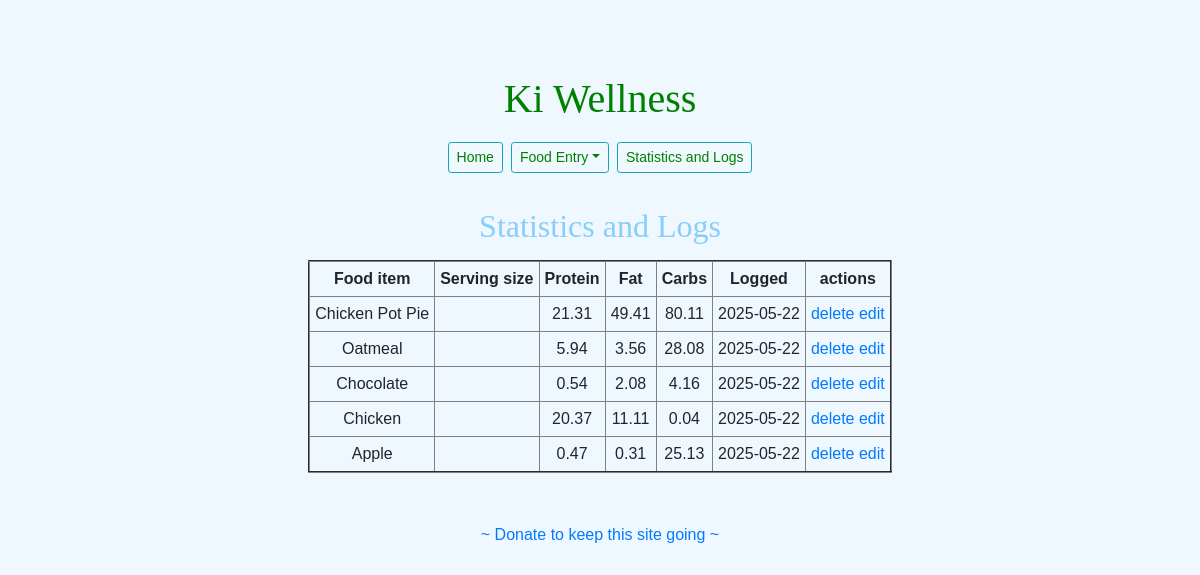
The page /display_stats on the database as committed earlier.
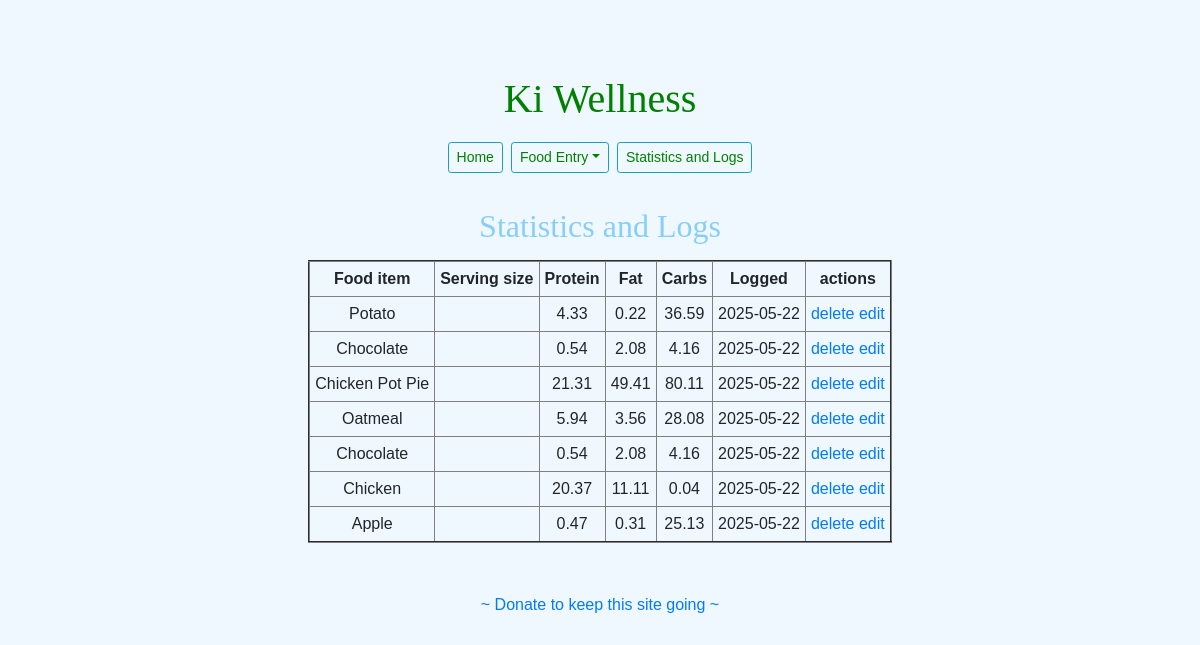
The same page on the database as committed later.
### models.py (models this page shows, shortened)
class FoodEntry(db.Model):
    __tablename__ = 'food_entry'
    id = db.Column(db.Integer, primary_key=True)
    food = db.Column(db.String(100), nullable=False)
    calories = db.Column(db.Integer, nullable=False)
    protein = db.Column(db.Float, nullable=True)
    fat = db.Column(db.Float, nullable=True)
    carbs = db.Column(db.Float, nullable=True)
    date = db.Column(db.DateTime, default=datetime.utcnow)

### Utils/display_stats.py (the view)
@display_stats_routes.route("/display_stats", methods=["GET", "POST"])
def display_stats():
    entries = FoodEntry.query.order_by(FoodEntry.date.desc()).all()
    return render_template('display_stats.html', entries=entries)

### templates/display_stats.html
{% extends "index.html" %}
{% block content %}
<div>
<h2 class="subheader">Statistics and Logs</h2>
</div>
    {% if entries | length < 1 %}
    <h3>No entries...please create one.</h3>
    {% else %}
    <table class="dbtable" id="tableheaders" border="2" cellpadding="5" cellspacing="5">
        <thead class="dblabels">
            <tr>
                <th>Food item</th>
                <th>Serving size</th>
                <th>Protein</th>
                <th>Fat</th>
                <th>Carbs</th>
                <th>Logged</th>
                <th>actions</th>
            </tr>
        </thead>
        {% for entry in entries %}
        <tbody class="dbcells">
            <tr>
                <td>{{entry.food}}</td>
                <td>{{entry.serving_size}}</td>
                <td>{{ entry.protein or '—' }}</td>
                <td>{{ entry.fat or '—' }}</td>
                <td>{{ entry.carbs or '—' }}</td>
                <td>{{entry.date.strftime("%Y-%m-%d")}}</td>
                <td>
                    <a href="/delete/{{entry.id}}">delete</a>
                    <a href="/edit/{{entry.id}}">edit</a>
                </td>
            </tr>
        </tbody>
        {% endfor %}
    </table>
    {% endif %}
{% endblock %}

### templates/index.html (shortened to what this page needs)
<!DOCTYPE html>
<html lang="en">
<head>
    <link rel="stylesheet" href="https://cdnjs.cloudflare.com/ajax/libs/twitter-bootstrap/4.4.0/css/bootstrap.min.css" />
    <link rel="stylesheet" href="{{ url_for('static', filename='styles.css') }}">
</head>
<body>
    <h1>Ki Wellness</h1>
    <div id="navigation" class="centered-section">
        <table>
            <ul class="nav justify-content-center">
                <li class="nav-item">
                    <a href="{{ url_for('home') }}" class="btn btn-outline-info btn-sm m-1">Home</a>
                </li>
                <li class="nav-item dropdown">
                    <a href="#" onclick='return false'; class="btn btn-outline-info btn-sm m-1 dropdown-toggle" id="foodDropdown">Food Entry</a>
                </li>
                <li class="nav-item">
                    <a href="{{ url_for('display_stats_routes.display_stats') }}" class="btn btn-outline-info btn-sm m-1">Statistics and Logs</a>
                </li>
            </ul>
        </table>
    </div>
    <div class="centered-section">
        {% block content %}{% endblock %}
    </div>
        <p><a class="second-centered-section" href= "https://www.gofundme.com/f/be-part-of-the-nutrition-transformation" target="_blank" rel="noopener noreferrer"> ~ Donate to keep this site going ~ </a></p>
</body>
</html>

### static/styles.css (style rules this page uses)
:root { --bg-color: aliceblue; --subhead-color: lightskyblue; --main-font: green; --hover-font: antiquewhite; }
h1 { font-family: papyrus, fantasy; color: var(--main-font); margin-bottom: 15px; }
h2 { font-family: papyrus, fantasy; color: var(--subhead-color); margin-bottom: 15px; margin-top: 30px; }
div#navigation ul li a { color: var(--main-font); }
body { margin-top: 75px; background-color: var(--bg-color); text-align: center; font-family: Arial, Helvetica, sans-serif; }
.centered-section { display: flex; flex-direction: column; align-items: center; justify-content: center; width: 100%; background-color: var(--bg-color); }
.second-centered-section { display: flex; flex-direction: column; align-items: center; justify-content: center; width: 100%; background-color: var(--bg-color); margin-top: 50px; }

Rows that differ between the two databases and show on the page:
added FoodEntry: food "Potato", protein "4.33", fat "0.22", carbs "36.59", date "2025-05-22"
added FoodEntry: food "Chocolate", protein "0.54", fat "2.08", carbs "4.16", date "2025-05-22"
